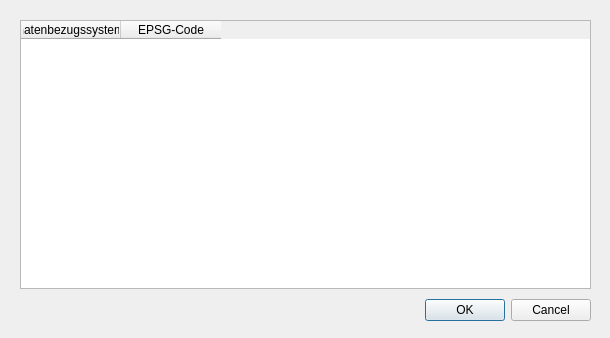
<?xml version="1.0" encoding="UTF-8"?>
<ui version="4.0">
 <class>Dialog</class>
 <widget class="QDialog" name="Dialog">
  <property name="geometry">
   <rect>
    <x>0</x>
    <y>0</y>
    <width>610</width>
    <height>338</height>
   </rect>
  </property>
  <property name="focusPolicy">
   <enum>Qt::ClickFocus</enum>
  </property>
  <property name="windowTitle">
   <string>Auswahl Koordinatensystem</string>
  </property>
  <widget class="QWidget" name="layoutWidget">
   <property name="geometry">
    <rect>
     <x>10</x>
     <y>10</y>
     <width>591</width>
     <height>321</height>
    </rect>
   </property>
   <layout class="QVBoxLayout" name="verticalLayout_2">
    <item>
     <widget class="QTableWidget" name="tableWidget">
      <property name="editTriggers">
       <set>QAbstractItemView::NoEditTriggers</set>
      </property>
      <property name="tabKeyNavigation">
       <bool>true</bool>
      </property>
      <property name="showDropIndicator" stdset="0">
       <bool>true</bool>
      </property>
      <property name="alternatingRowColors">
       <bool>true</bool>
      </property>
      <property name="selectionMode">
       <enum>QAbstractItemView::SingleSelection</enum>
      </property>
      <property name="selectionBehavior">
       <enum>QAbstractItemView::SelectRows</enum>
      </property>
      <property name="sortingEnabled">
       <bool>true</bool>
      </property>
      <property name="columnCount">
       <number>2</number>
      </property>
      <attribute name="horizontalHeaderCascadingSectionResizes">
       <bool>false</bool>
      </attribute>
      <attribute name="horizontalHeaderStretchLastSection">
       <bool>false</bool>
      </attribute>
      <attribute name="verticalHeaderCascadingSectionResizes">
       <bool>false</bool>
      </attribute>
      <attribute name="verticalHeaderStretchLastSection">
       <bool>false</bool>
      </attribute>
      <column>
       <property name="text">
        <string notr="true">Koordinatenbezugssystem (KBS)</string>
       </property>
      </column>
      <column>
       <property name="text">
        <string notr="true">EPSG-Code</string>
       </property>
      </column>
     </widget>
    </item>
    <item>
     <widget class="QDialogButtonBox" name="buttonBox">
      <property name="orientation">
       <enum>Qt::Horizontal</enum>
      </property>
      <property name="standardButtons">
       <set>QDialogButtonBox::Cancel|QDialogButtonBox::Ok</set>
      </property>
     </widget>
    </item>
   </layout>
  </widget>
 </widget>
 <layoutdefault spacing="10" margin="10"/>
 <resources/>
 <connections>
  <connection>
   <sender>buttonBox</sender>
   <signal>rejected()</signal>
   <receiver>Dialog</receiver>
   <slot>reject()</slot>
   <hints>
    <hint type="sourcelabel">
     <x>296</x>
     <y>320</y>
    </hint>
    <hint type="destinationlabel">
     <x>286</x>
     <y>274</y>
    </hint>
   </hints>
  </connection>
 </connections>
</ui>
